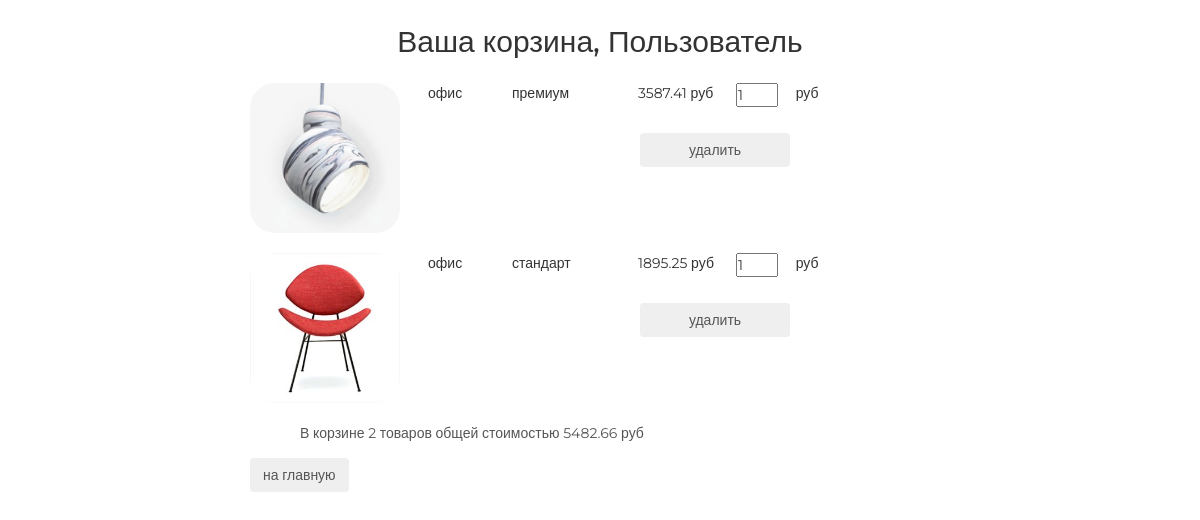
Page /basket/ (signed in) on the committed database.
### basketapp/models.py (models this page shows)
class Basket(models.Model):
    user = models.ForeignKey(settings.AUTH_USER_MODEL, on_delete=models.CASCADE)
    product = models.ForeignKey(Product, on_delete=models.CASCADE)
    quantity = models.PositiveIntegerField(verbose_name='количество', default=0)
    add_datetime = models.DateTimeField(verbose_name='время добавления', auto_now_add=True)
    def _get_product_cost(self):
        return self.product.price * self.quantity
    product_cost = property(_get_product_cost)
    def _get_total_quantity(self):
        _items = Basket.objects.filter(user=self.user)
        _totalquantity = sum(list(map(lambda x: x.quantity, _items)))
        return _totalquantity
    total_quantity = property(_get_total_quantity)
    def _get_total_cost(self):
        _items = Basket.objects.filter(user=self.user)
        _totalcost = sum(list(map(lambda x: x.product_cost, _items)))
        return _totalcost
    total_cost = property(_get_total_cost)

### mainapp/models.py (models this page shows, shortened)
class Product(models.Model):
    category = models.ForeignKey(ProductCategory, on_delete=models.CASCADE)
    name = models.CharField(verbose_name='имя продукта', max_length=128)
    image = models.ImageField(upload_to='products_images', blank=True)
    short_desc = models.CharField(verbose_name='краткое описание продукта', max_length=60, blank=True)
    description = models.TextField(verbose_name='описание продукта', blank=True)
    price = models.DecimalField(verbose_name='цена продукта', max_digits=8, decimal_places=2, default=0)
    quantity = models.PositiveIntegerField(verbose_name='количество на складе', default=0)
    is_active = models.BooleanField(verbose_name='категория активна', default=True)

class ProductCategory(models.Model):
    name = models.CharField(verbose_name='название категории', max_length=64, unique=True)
    description = models.TextField(verbose_name='описание категории', blank=True)
    is_active = models.BooleanField(verbose_name='категория активна', default=True)

### authapp/models.py (models this page shows, shortened)
class ShopUser(AbstractUser):
    avatar = models.ImageField(upload_to='users_avatars', blank=True)
    age = models.PositiveIntegerField(verbose_name='возраст', default=18)
    activation_key = models.CharField(max_length=128, blank=True)
    activation_key_created = models.DateTimeField(auto_now_add=True, blank=True, null=True)

### basketapp/views.py (the view)
# urls.py: path('', basketapp.basket, name='view'),
@login_required
def basket(request):
    title = 'корзина'
    basket_items = Basket.objects.filter(user=request.user).order_by('product__category')
    content = {
        'title': title,
        'basket_items': basket_items,
    }
    return render(request, 'basketapp/basket.html', content)

### adminapp/templatetags/my_tags.py (called while the page is built)
def media_folder_products(string):
    if not string:
        string = 'products_images/default.jpg'
    return f'{settings.MEDIA_URL}{string}'

### mainapp/context_processors.py (called while the page is built)
def basket(request):
    basket_list = []
    if request.user.is_authenticated:
        basket_list = Basket.objects.filter(user=request.user)
    return {
        'basket': basket_list
    }

### basketapp/templates/basketapp/basket.html
{% extends 'basketapp/base.html' %}
{% load static %}
{% block content %}
    <div class="basket_list">
        {% include 'basketapp/includes/inc_basket_list.html' %}
    </div>
    <button class="btn btn-round">
        <a href="{% url 'main' %}">
            на главную
        </a>
    </button>
{% endblock %}

### basketapp/templates/basketapp/includes/inc_basket_list.html
{% load my_tags %}
{% for item in basket_items %}
    <div class="basket_record">
        <img src="{{ item.product.image|media_folder_products }}" alt="{{ item.product.short_desc }}">
        <span class="category_name">{{ item.product.category.name }}</span>
        <span class="product_name">{{ item.product.name }}</span>
        <span class="product_price">{{ item.product.price }}&nbspруб</span>
        <input type="number" name="{{ item.pk }}" min="0" value="{{ item.quantity }}">
        <span class="product_cost">{{ item.cost }}&nbspруб</span>
        <button class="btn btn-round">
            <a href="{% url 'basket:remove' item.pk %}" class="">
                удалить
            </a>
        </button>
    </div>
{% endfor %}
{% if basket_items %}
    <div class="basket_summary">
        В корзине {{ basket_items.0.total_quantity }} товаров общей стоимостью
        {{ basket_items.0.total_cost }} руб
    </div>
{% endif %}

### static/css/style.css (style rules this page uses)
* { margin: 0; padding: 0; }
body { font-family: 'Montserrat', sans-serif; }
html, body { height: 100%; }
.basket_list input[type="number"] { width: 3em; position: relative; display: block; float: left; }
.basket_list span.category_name { margin-left: 2em; width: 5em; position: relative; display: block; float: left; }
.basket_list span.product_name { margin-left: 1em; width: 8em; position: relative; display: block; float: left; }
.basket_list span.product_price { margin-left: 1em; width: 7em; position: relative; display: block; float: left; }
.basket_list span.product_cost { margin-left: 1em; width: 7em; position: relative; display: block; float: left; }
.basket_list .basket_record { position: relative; display: block; height: 170px; float: none; }
.basket_list .basket_record button { margin-top: 50px; margin-left: 390px; width: 150px; position: absolute; display: block; float: left; }
.basket_list button { margin-left: 45px; width: 150px; display: block; float: left; }
.basket_container button a { text-decoration: none; color: #555; }
.basket_container img { display: block; float: left; width: 150px; border-radius: 25px; }
.basket_container .basket_summary { display: block; margin-left: 50px; margin-bottom: 15px; color: #555; }

### rows in the picture
Basket: product.image|media_folder_products (picture), product.category.name "офис", product.name "премиум", product.price "3587.41", pk "1", user+quantity "2", user+product+quantity "5482.66"
Basket: product.image|media_folder_products (picture), product.category.name "офис", product.name "стандарт", product.price "1895.25", quantity "1"
